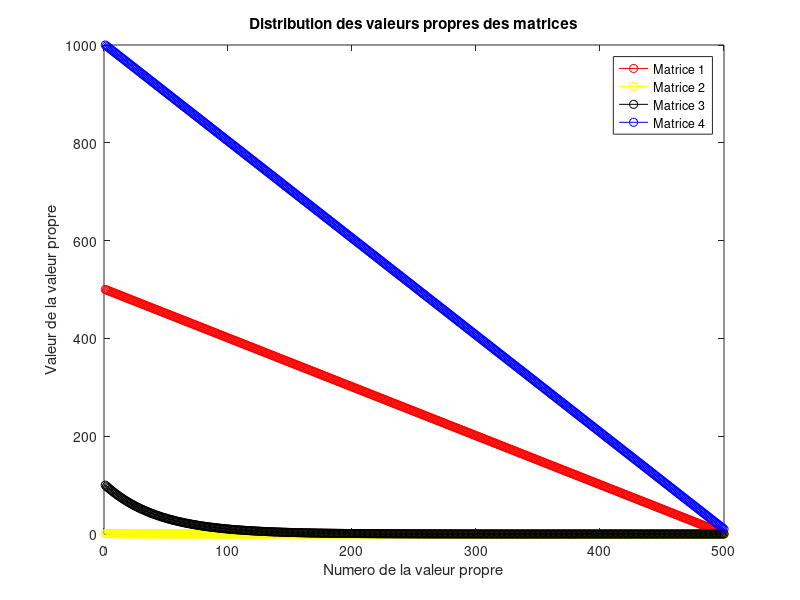

This figure's MATLAB source:
clear all;
close all;
clc;

X1 = load ('spectrum_1.txt');
X2 = load ('spectrum_2.txt');
X3 = load ('spectrum_3.txt');
X4 = load ('spectrum_4.txt');

%Comparaison des valeurs propres des differentes matrices
figure;
plot(X1,'o-r'),hold on;
plot(X2,'o-y'),hold on;
plot(X3,'o-k'),hold on;
plot(X4,'o-b'),hold on;
legend('Matrice 1','Matrice 2','Matrice 3','Matrice 4')
xlabel('Numero de la valeur propre')
ylabel('Valeur de la valeur propre')
title('Distribution des valeurs propres des matrices')